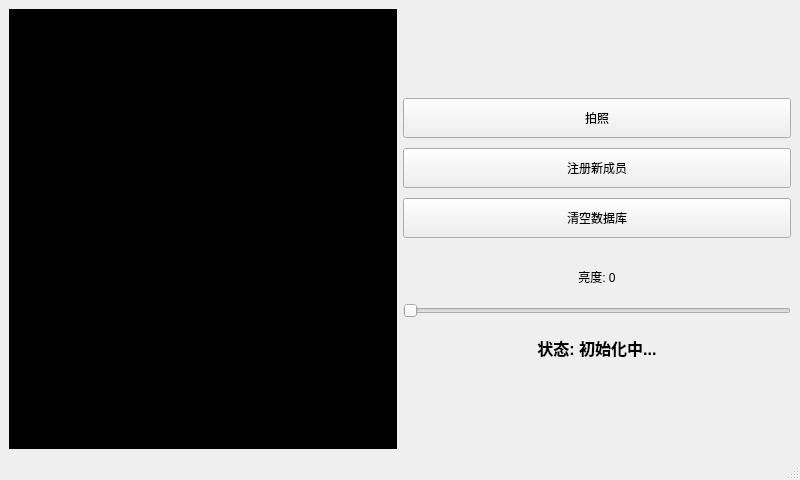
<?xml version="1.0" encoding="UTF-8"?>
<ui version="4.0">
 <class>MainWindow</class>
 <widget class="QMainWindow" name="MainWindow">
  <property name="geometry">
   <rect>
    <x>0</x>
    <y>0</y>
    <width>800</width>
    <height>480</height>
   </rect>
  </property>
  <property name="windowTitle">
   <string>MainWindow</string>
  </property>
  <widget class="QWidget" name="centralwidget">
   <layout class="QHBoxLayout" name="horizontalLayout">
    <item>
     <layout class="QVBoxLayout" name="verticalLayout_2">
      <item>
       <widget class="QLabel" name="videoLabel">
        <property name="sizePolicy">
         <sizepolicy hsizetype="Expanding" vsizetype="Expanding">
          <horstretch>0</horstretch>
          <verstretch>0</verstretch>
         </sizepolicy>
        </property>
        <property name="styleSheet">
         <string notr="true">background-color: rgb(0, 0, 0);</string>
        </property>
        <property name="text">
         <string>等待视频流...</string>
        </property>
        <property name="alignment">
         <set>Qt::AlignCenter</set>
        </property>
       </widget>
      </item>
     </layout>
    </item>
    <item>
     <layout class="QVBoxLayout" name="verticalLayout">
      <property name="spacing">
       <number>10</number>
      </property>
      <item>
       <spacer name="verticalSpacer_3">
        <property name="orientation">
         <enum>Qt::Vertical</enum>
        </property>
        <property name="sizeHint" stdset="0">
         <size>
          <width>20</width>
          <height>40</height>
         </size>
        </property>
       </spacer>
      </item>
      <item>
       <widget class="QPushButton" name="pushButton">
        <property name="minimumSize">
         <size>
          <width>150</width>
          <height>40</height>
         </size>
        </property>
        <property name="text">
         <string>拍照</string>
        </property>
       </widget>
      </item>
      <item>
       <widget class="QPushButton" name="registerButton">
        <property name="minimumSize">
         <size>
          <width>150</width>
          <height>40</height>
         </size>
        </property>
        <property name="text">
         <string>注册新成员</string>
        </property>
       </widget>
      </item>
      <item>
       <widget class="QPushButton" name="clearDbButton">
        <property name="minimumSize">
         <size>
          <width>0</width>
          <height>40</height>
         </size>
        </property>
        <property name="text">
         <string>清空数据库</string>
        </property>
       </widget>
      </item>
      <item>
       <spacer name="verticalSpacer_2">
        <property name="orientation">
         <enum>Qt::Vertical</enum>
        </property>
        <property name="sizeType">
         <enum>QSizePolicy::Fixed</enum>
        </property>
        <property name="sizeHint" stdset="0">
         <size>
          <width>20</width>
          <height>20</height>
         </size>
        </property>
       </spacer>
      </item>
      <item>
       <widget class="QLabel" name="brightnessLabel">
        <property name="text">
         <string>亮度: 0</string>
        </property>
        <property name="alignment">
         <set>Qt::AlignCenter</set>
        </property>
       </widget>
      </item>
      <item>
       <widget class="QSlider" name="brightnessSlider">
        <property name="minimumSize">
         <size>
          <width>0</width>
          <height>30</height>
         </size>
        </property>
        <property name="orientation">
         <enum>Qt::Horizontal</enum>
        </property>
       </widget>
      </item>
      <item>
       <widget class="QLabel" name="statusLabel">
        <property name="font">
         <font>
          <pointsize>12</pointsize>
          <weight>75</weight>
          <bold>true</bold>
         </font>
        </property>
        <property name="text">
         <string>状态: 初始化中...</string>
        </property>
        <property name="alignment">
         <set>Qt::AlignCenter</set>
        </property>
       </widget>
      </item>
      <item>
       <spacer name="verticalSpacer">
        <property name="orientation">
         <enum>Qt::Vertical</enum>
        </property>
        <property name="sizeHint" stdset="0">
         <size>
          <width>20</width>
          <height>40</height>
         </size>
        </property>
       </spacer>
      </item>
     </layout>
    </item>
   </layout>
  </widget>
  <widget class="QMenuBar" name="menubar">
   <property name="geometry">
    <rect>
     <x>0</x>
     <y>0</y>
     <width>800</width>
     <height>22</height>
    </rect>
   </property>
  </widget>
  <widget class="QStatusBar" name="statusbar"/>
 </widget>
 <resources/>
 <connections/>
</ui>
